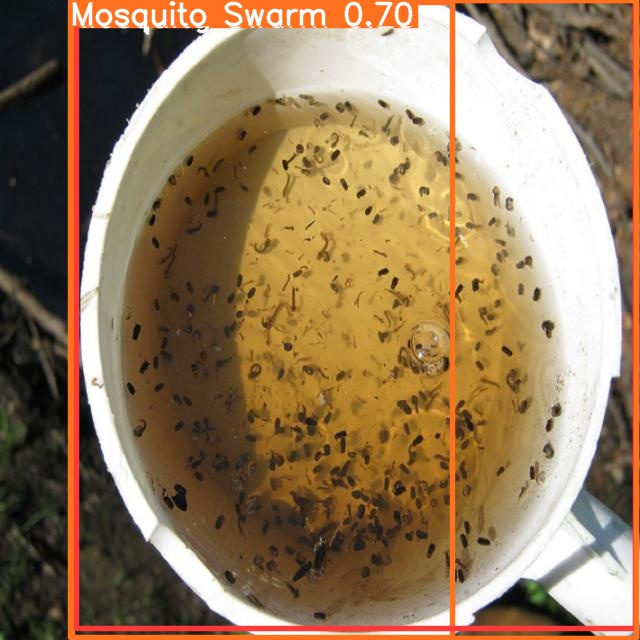
#> input picture capa3-procesamiento-servidor/muestras_prueba/enjambre.jpg, 640 x 640 px
$ python -i mosquito_veredicto_video.py   (imports and definitions only)
#> lines starting #> are read from the running program, lines starting #| are printed output that depends on the picture; after the words box and inside, x2 and y2 are one past the last pixel; in counts of white or black regions, pixels touching at a corner belong together
#> further down, picture is the input picture: shape (640, 640, 3); mean B, G, R 89.9, 121.1, 147.4
import cv2
import tkinter as tk
from tkinter import ttk, filedialog
import threading
import numpy as np
from PIL import Image, ImageTk
import time

# ─── CONFIGURACIÓN ───────────────────────────────────────────────────────────
UMBRAL_MOSQUITO = 1    # mínimo de objetos para considerar "mosquito"
UMBRAL_ENJAMBRE = 10   # mínimo para "enjambre"

AREA_MIN = 10          # área mínima de un blob (px²)
AREA_MAX = 800         # área máxima — descarta rostros/fondo grande
ASPECT_MIN = 0.2       # ratio w/h mínimo
ASPECT_MAX = 5.0       # ratio w/h máximo
MAX_FRAME_RATIO = 0.02 # blob no puede ocupar más del 2% del frame

PERSISTENCIA_MIN = 8   # frames consecutivos para confirmar detección (más estricto)
DIST_MAX = 40          # px máximo que un blob puede moverse entre frames (seguimiento)
MAX_MOVIMIENTO_TOTAL = 0.05  # si el movimiento total supera 5% del frame → objeto grande
MOV_MIN = 12           # px que un blob debe desplazarse para ser mosquito (descarta luces/reflejos fijos)
FLOW_MIN = 0.6         # magnitud media de flujo óptico mínima en el blob (px/frame) = movimiento real

# Agregación temporal de la decisión (suaviza el parpadeo frame-a-frame)
EMA_ALPHA = 0.08       # suavizado de la confianza (menor = más estable y lento)
CONF_ON = 0.70         # confianza para ENCENDER la alerta (histéresis)
CONF_OFF = 0.30        # confianza para APAGAR la alerta (histéresis)

# Veredicto final sobre TODO el video
FRAMES_MIN_VEREDICTO = 5  # nº mínimo de frames con detección confirmada para decir "HAY MOSQUITOS"
# ─────────────────────────────────────────────────────────────────────────────


class MosquitoDetector:
    def __init__(self):
        # BackgroundSubtractor MOG2:
        # history=500  → cuántos frames usa para "aprender" el fondo
        # varThreshold → sensibilidad al cambio (mayor = menos sensible)
        # detectShadows → si True, marca sombras en gris (las ignoramos)
        self.bg_subtractor = cv2.createBackgroundSubtractorMOG2(
            history=500,
            varThreshold=50,
            detectShadows=False
        )

        # Kernel morfológico: elimina ruido de 1-2 píxeles
        self.kernel = cv2.getStructuringElement(cv2.MORPH_ELLIPSE, (3, 3))

        # Tracker de persistencia: {blob_id: {cx, cy, frames}}
        self.blob_historia = {}
        self.frame_count = 0
        self._next_blob_id = 0

        # Frame anterior en gris (para el flujo óptico)
        self.prev_gray = None

        # Agregación temporal (confianza suavizada + alerta con histéresis)
        self.confianza = 0.0   # 0.0–1.0, media móvil exponencial (EMA)
        self.conteo_ema = 0.0  # conteo suavizado, para la severidad estable
        self.alerta = False    # estado estable de la alerta (con histéresis)

    def procesar(self, frame):
        self.frame_count += 1
        h, w = frame.shape[:2]
#> h = 640; w = 640
        area_frame = h * w
#> area_frame = 409600

        # PASO 1: Convertir a gris
        gray = cv2.cvtColor(frame, cv2.COLOR_BGR2GRAY)
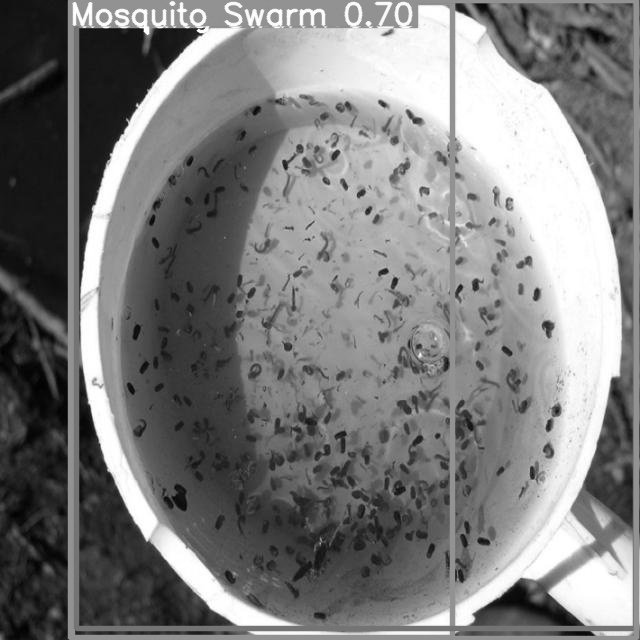
#> gray: shape (640, 640); min 0, max 255, mean 125.4

        # PASO 1.5: Flujo óptico denso (Farnebäck) respecto al frame anterior.
        if self.prev_gray is not None:
            flow = cv2.calcOpticalFlowFarneback(
                self.prev_gray, gray, None,
                0.5, 3, 15, 3, 5, 1.2, 0
            )
            flow_mag = np.sqrt(flow[..., 0] ** 2 + flow[..., 1] ** 2)
        else:
            flow_mag = None  # primer frame: aún no hay con qué comparar
        self.prev_gray = gray

        # PASO 2: Suavizar para reducir ruido de cámara
        blur = cv2.GaussianBlur(gray, (5, 5), 0)

        # PASO 3: Resta de fondo → máscara binaria
        mask = self.bg_subtractor.apply(blur)
#> mask: shape (640, 640); every value is 255

        # PASO 4: Morfología — erosión quita ruido puntual, dilatación une fragmentos
        mask = cv2.erode(mask, self.kernel, iterations=1)
        mask = cv2.dilate(mask, self.kernel, iterations=2)

        # PASO 5: Umbral binario limpio
        _, mask = cv2.threshold(mask, 200, 255, cv2.THRESH_BINARY)

        frame_out = frame.copy()

        # PASO 5.5: FILTRO ANTI-OBJETO-GRANDE
        movimiento_total = cv2.countNonZero(mask) / area_frame
#> movimiento_total = 1
        if movimiento_total > MAX_MOVIMIENTO_TOTAL:
            self.blob_historia = {}  # reiniciar seguimiento (no acumular fragmentos)
            cv2.putText(
                frame_out,
                f"OBJETO GRANDE ({movimiento_total*100:.0f}% mov) - ignorando",
                (10, 25), cv2.FONT_HERSHEY_SIMPLEX, 0.6, (0, 165, 255), 2
            )
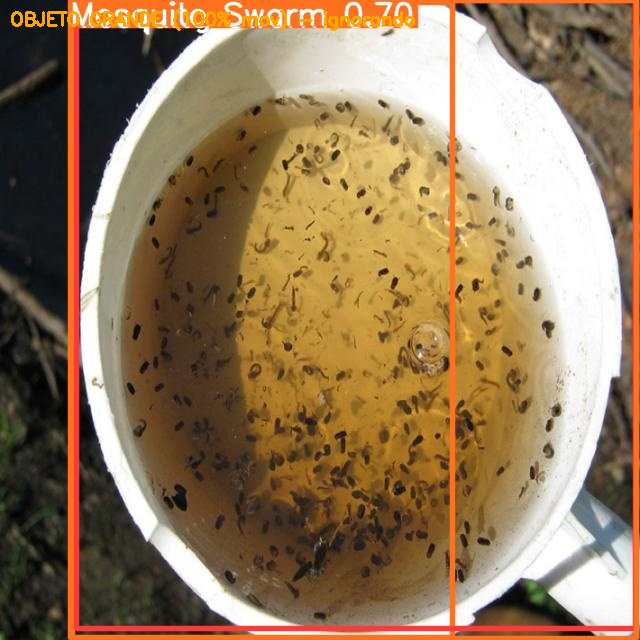
#> frame_out: shape (640, 640, 3); 0.67% of pixels changed, all inside (x1, y1, x2, y2) = (11, 9, 415, 31)
            confianza, severidad = self._agregar(0)  # cuenta como "sin detección"
            return frame_out, mask, 0, "OBJETO GRANDE", confianza, severidad

        # PASO 6: Encontrar contornos (blobs de movimiento)
        contornos, _ = cv2.findContours(
            mask, cv2.RETR_EXTERNAL, cv2.CHAIN_APPROX_SIMPLE
        )

        detecciones = []

        for cnt in contornos:
            area = cv2.contourArea(cnt)

            # Filtro 1: área mínima y máxima
            if not (AREA_MIN < area < AREA_MAX):
                continue

            # Filtro 2: que no ocupe demasiado del frame (descarta fondos grandes)
            if area / area_frame > MAX_FRAME_RATIO:
                continue

            x, y, bw, bh = cv2.boundingRect(cnt)

            # Filtro 3: aspect ratio (forma razonable, no líneas ni manchas raras)
            aspect = bw / bh if bh > 0 else 0
            if not (ASPECT_MIN < aspect < ASPECT_MAX):
                continue

            # Filtro 4: circularidad mínima
            perimetro = cv2.arcLength(cnt, True)
            circularidad = (4 * np.pi * area / (perimetro ** 2)) if perimetro > 0 else 0
            if circularidad < 0.1:
                continue

            # Filtro 5: flujo óptico — el blob debe tener movimiento REAL.
            if flow_mag is not None:
                region = flow_mag[y:y + bh, x:x + bw]
                flujo_medio = float(region.mean()) if region.size > 0 else 0.0
                if flujo_medio < FLOW_MIN:
                    continue

            # Centroide del blob (para seguir el mismo objeto entre frames)
            cx = x + bw // 2
            cy = y + bh // 2
            detecciones.append((x, y, bw, bh, area, circularidad, cx, cy))

        # PASO 6.5: SEGUNDO FILTRO — persistencia temporal.
        confirmadas, candidatas = self._actualizar_persistencia(detecciones)

        # PASO 7: Dibujar.
        n = len(confirmadas)
        for (x, y, bw, bh, area, circ, cx, cy) in candidatas:
            cv2.rectangle(frame_out, (x, y), (x + bw, y + bh), (120, 120, 120), 1)

        for (x, y, bw, bh, area, circ, cx, cy) in confirmadas:
            color = (0, 255, 0) if n < UMBRAL_ENJAMBRE else (0, 0, 255)
            cv2.rectangle(frame_out, (x, y), (x + bw, y + bh), color, 1)
            cv2.putText(
                frame_out,
                f"{area:.0f}px",
                (x, y - 3),
                cv2.FONT_HERSHEY_SIMPLEX, 0.35, color, 1
            )

        # PASO 8: Determinar estado
        if n >= UMBRAL_ENJAMBRE:
            estado = "ENJAMBRE"
            color_estado = (0, 0, 255)
        elif n >= UMBRAL_MOSQUITO:
            estado = "MOSQUITO"
            color_estado = (0, 200, 100)
        else:
            estado = "LIMPIO"
            color_estado = (180, 180, 180)

        # Overlay de estado en el frame
        cv2.putText(
            frame_out,
            f"{estado}  ({n} obj)",
            (10, 25),
            cv2.FONT_HERSHEY_SIMPLEX, 0.7, color_estado, 2
        )

        confianza, severidad = self._agregar(n)
        return frame_out, mask, n, estado, confianza, severidad

    def _agregar(self, n):
        """Suaviza la decisión en el tiempo (EMA + histéresis)."""
        detectado = 1.0 if n >= UMBRAL_MOSQUITO else 0.0
        self.confianza = EMA_ALPHA * detectado + (1 - EMA_ALPHA) * self.confianza
        self.conteo_ema = EMA_ALPHA * n + (1 - EMA_ALPHA) * self.conteo_ema

        # Histéresis: dos umbrales para que la alerta sea estable
        if not self.alerta and self.confianza >= CONF_ON:
            self.alerta = True
        elif self.alerta and self.confianza < CONF_OFF:
            self.alerta = False

        if self.alerta:
            severidad = "ENJAMBRE" if self.conteo_ema >= UMBRAL_ENJAMBRE else "MOSQUITO"
        else:
            severidad = "LIMPIO"

        return self.confianza, severidad

    # [46 lines left out: function _actualizar_persistencia, not called in this run]


# ─── GUI ─────────────────────────────────────────────────────────────────────

class App:
    # [231 lines left out: functions __init__, _construir_ui, abrir_video, detener, _procesar_video, _calcular_veredicto and 2 more, not called in this run]


# ─── MAIN ─────────────────────────────────────────────────────────────────────

# [5 lines not run here, left out]

>>> import cv2
>>> picture = cv2.imread('capa3-procesamiento-servidor/muestras_prueba/enjambre.jpg')
>>> result = MosquitoDetector().procesar(picture)
#> result = 6 items

$ run again, on capa3-procesamiento-servidor/muestras_prueba/yacimiento.jpg
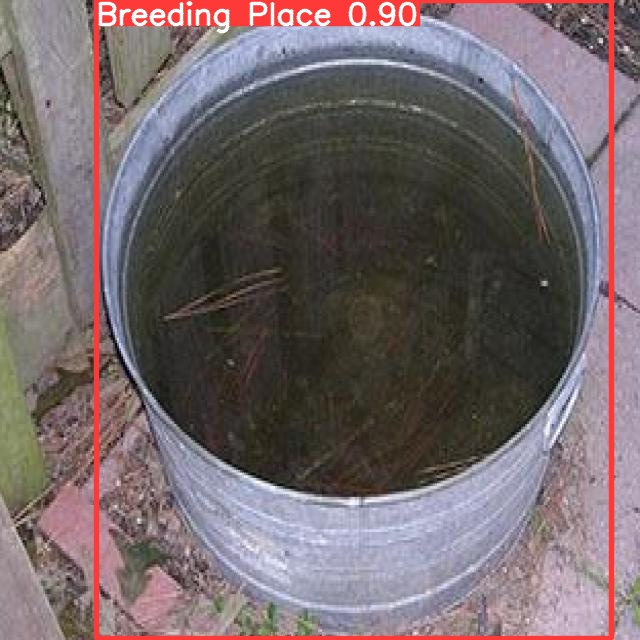
#> input picture capa3-procesamiento-servidor/muestras_prueba/yacimiento.jpg, 640 x 640 px
#> picture is the input picture: shape (640, 640, 3); mean B, G, R 106.5, 103.6, 116.3
#> in procesar, `gray = cv2.cvtColor(frame, cv2.COLOR_BGR2GRAY)`:
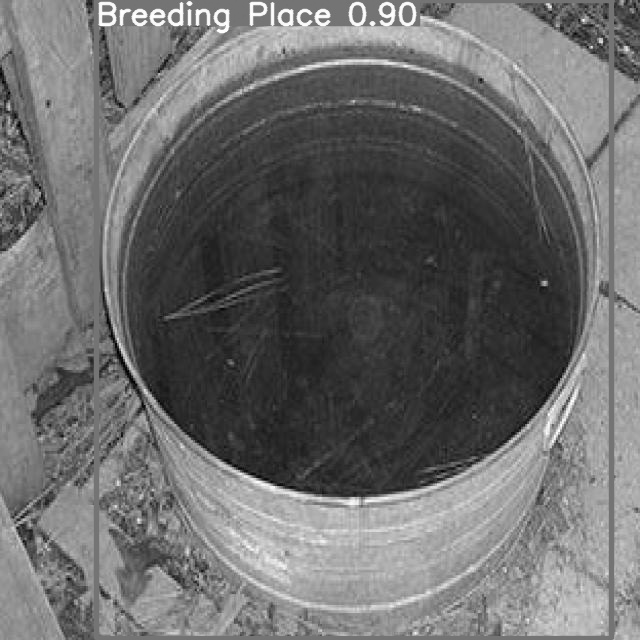
#> gray: shape (640, 640); min 1, max 255, mean 107.7
#> mask: shape (640, 640); every value is 255
#> movimiento_total = 1
#> in procesar, `cv2.putText( frame_out, f"OBJETO GRANDE ({movimiento_total*100:.0f}% m..`:
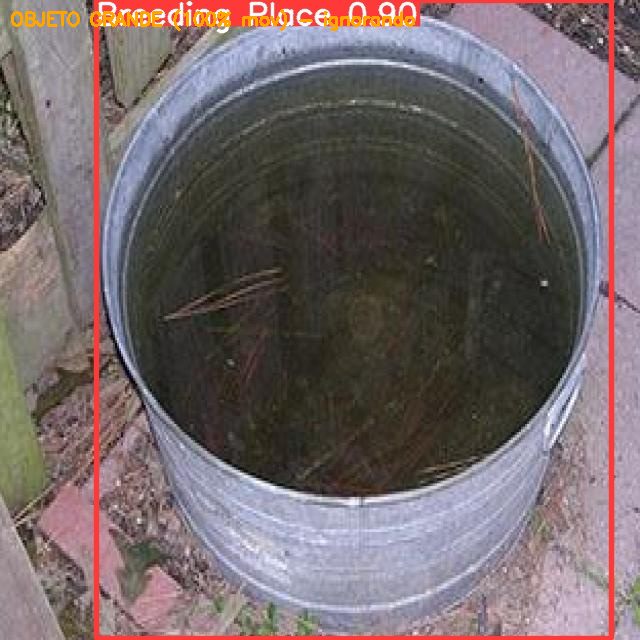
#> frame_out: shape (640, 640, 3); 0.67% of pixels changed, all inside (x1, y1, x2, y2) = (11, 9, 415, 31)
#> result = 6 items
